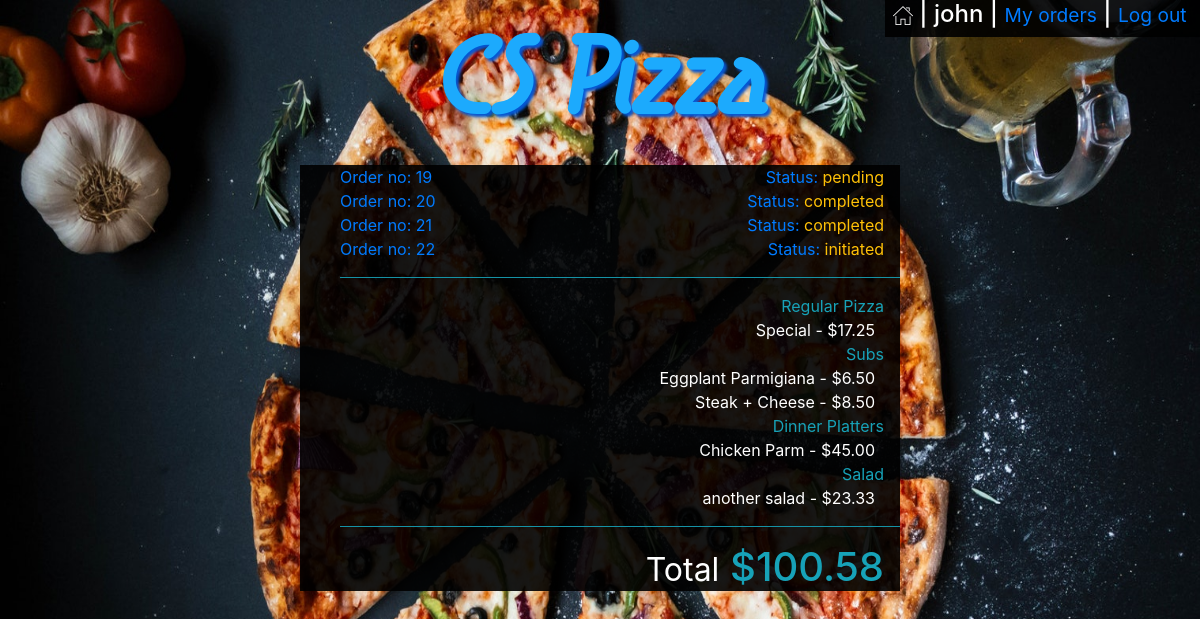
The app's page /my_orders/19 (signed in) with its own data.
### orders/models.py (models this page shows, shortened)
class User_order(models.Model):
    user=models.ForeignKey(User,on_delete=models.CASCADE)
    order_number=models.IntegerField()
    topping_allowance=models.IntegerField(default=0)
    status=models.CharField(max_length=64,default='initiated')

class Order2(models.Model):
    user=models.ForeignKey(User,on_delete=models.CASCADE)
    number=models.IntegerField()
    category=models.CharField(max_length=64,null=True)
    name=models.CharField(max_length=64)
    price=models.DecimalField(max_digits=4,decimal_places=2)
    def __str__(self):
        return f"{self.name} - ${self.price} "

### orders/views.py (the view)
# urls.py: path("my_orders/<str:order_number>", views.my_orders, name="my_orders"),
def my_orders(request,order_number):
    context = {
        "Checkout":Order2.objects.filter(user=request.user,number=order_number),
        "Checkout_category":Order2.objects.filter(user=request.user,number=order_number).values_list('category').distinct(),
        "Total":list(Order2.objects.filter(user=request.user,number=order_number).aggregate(Sum('price')).values())[0],
        "user":request.user,
        "Category": Category.objects.all(),
        "Order_number":order_number,
        "All_orders":User_order.objects.filter(user=request.user),
        "Status":User_order.objects.get(user=request.user,order_number=order_number).status
    }
    return render(request,"my_orders.html",context)

### orders/templates/my_orders.html (shortened to what this page needs)
<!DOCTYPE html>
<html style="height:100%">
<head>
    {% load static %}
    <link rel="stylesheet" type="text/css" href="{% static 'styles.css' %}">
    <link rel="stylesheet" href="https://maxcdn.bootstrapcdn.com/bootstrap/4.1.3/css/bootstrap.min.css">
</head>
<body style="height:100%">
    {% if Category %}
    <div id='username'>
        <h4 class='px-2' ><a href="{% url 'index' %}"><img src="{% static 'home.png' %}"></a> |
            {{user.username}} |
            {% if not user.is_superuser %}
            <small><a href="{% url 'my_orders' Order_number %}">My orders</a></small> |
            {% endif %}
            <small><a href="{% url 'logout' %}"> Log out&nbsp;</a></small>
        </h4>
    </div>
    {% endif %}
    <p id='logo' class='text-center m-0 font-weight-bold'><a href="{% url 'index' %}">CS Pizza</a></p>
    <div id='my_orders_container' class='w-50 mx-auto'>
        <div class=' text-left pr-3'>
            <ul >
                {% for number in All_orders%}
                <a href="{% url 'my_orders' number.order_number %}"><li ><span>Order no: {{number.order_number}}</span><span class='float-right'>Status: <span class='text-warning'>{{number.status}}</span></span></li></a>
                {% endfor %}
            </ul>
        </div>
        <ul>
            <hr class='bg-info'>
            {% for check_cat in Checkout_category %}
                <li class='text-info text-right pr-3'>{{check_cat|cut:"("|cut:")"|cut:","|cut:"'"}}</li>
                {% for row in Checkout %}
                {% if row.category == check_cat|cut:"("|cut:")"|cut:","|cut:"'"  %}
                <li class='pr-3 text-right'>{{row}}&nbsp;</li>
                {% endif %}
                {% endfor %}
            {% endfor %}
            <hr class='bg-info'>
            <li class='text-info text-right pr-3 '><h1><small class='text-white'>Total</small> ${{Total|floatformat:2}}</h1></li>
        </ul>
    </div>
</body>
</html>

### orders/static/styles.css (style rules this page uses)
#logo { padding:0px; font-family: webLogo ; font-size: 110px; text-shadow: 3px 3px 3px rgb(5, 87, 211); }
#logo a:link, #place_order:link, #confirm_order:link { color:rgb(28, 170, 253); }
#center_box,#username { background-color: rgba(0, 0, 0, 0.9); color: white; }
#username { position: absolute; right: 0; }
li { list-style-type: none; }
#my_orders_container { background-color: rgba(0, 0, 0, 0.9); color: white; }

### records on screen
User_order: order_number "19", status "pending"
User_order: order_number "20", status "completed"
User_order: order_number "21", status "completed"
User_order: order_number "22", status "initiated"
Order2: name+price "Special - $17.25"
Order2: name+price "Eggplant Parmigiana - $6.50"
Order2: name+price "Steak + Cheese - $8.50"
Order2: name+price "Chicken Parm - $45.00"
Order2: name+price "another salad - $23.33"

### other values on screen
{{ user.username }} "john"
{{ check_cat|cut:"("|cut:")"|cut:","|cut:"'" }} "Regular Pizza" "Subs" "Dinner Platters" "Salad"
{{ Total|floatformat:2 }} "100.58"
